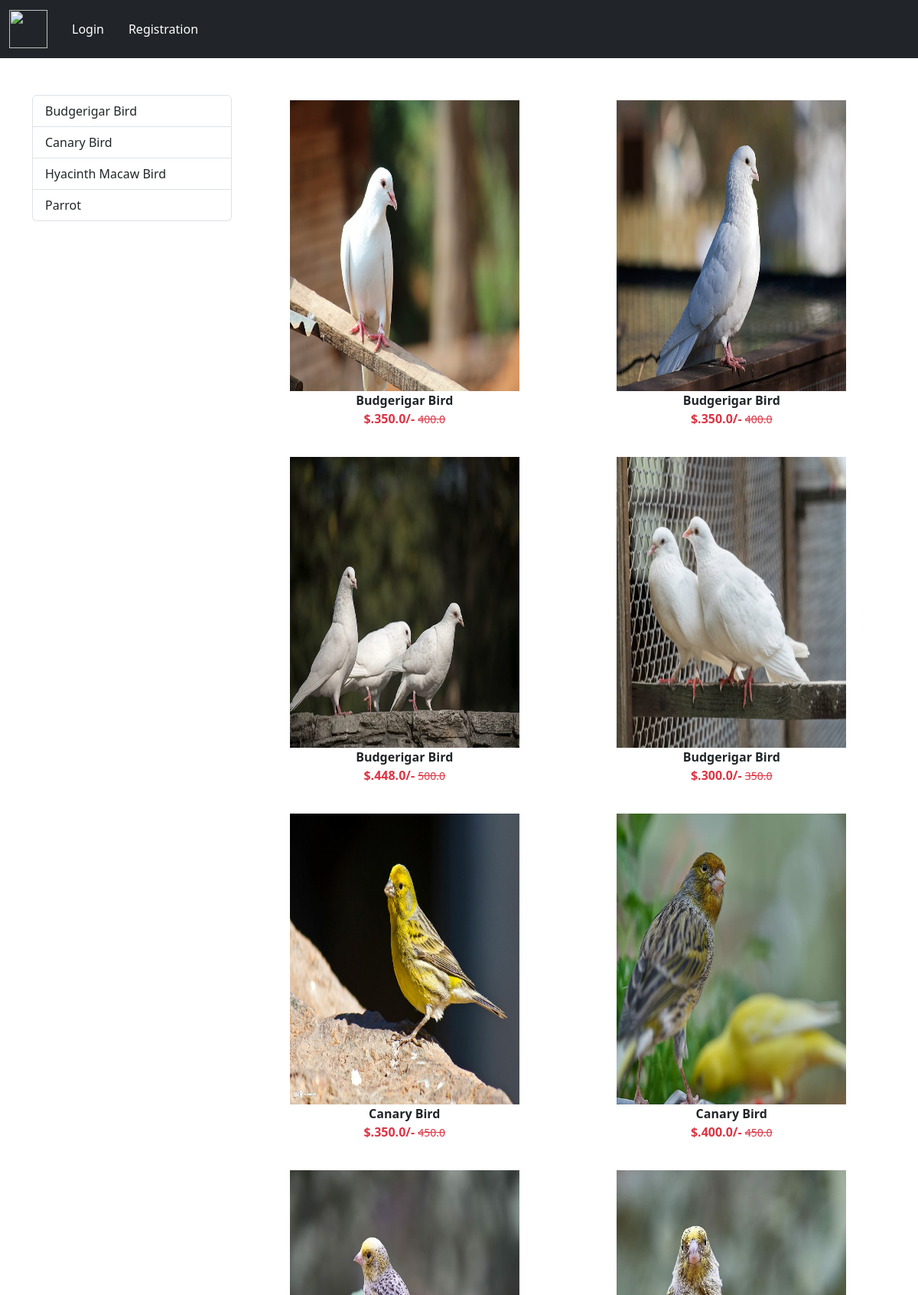
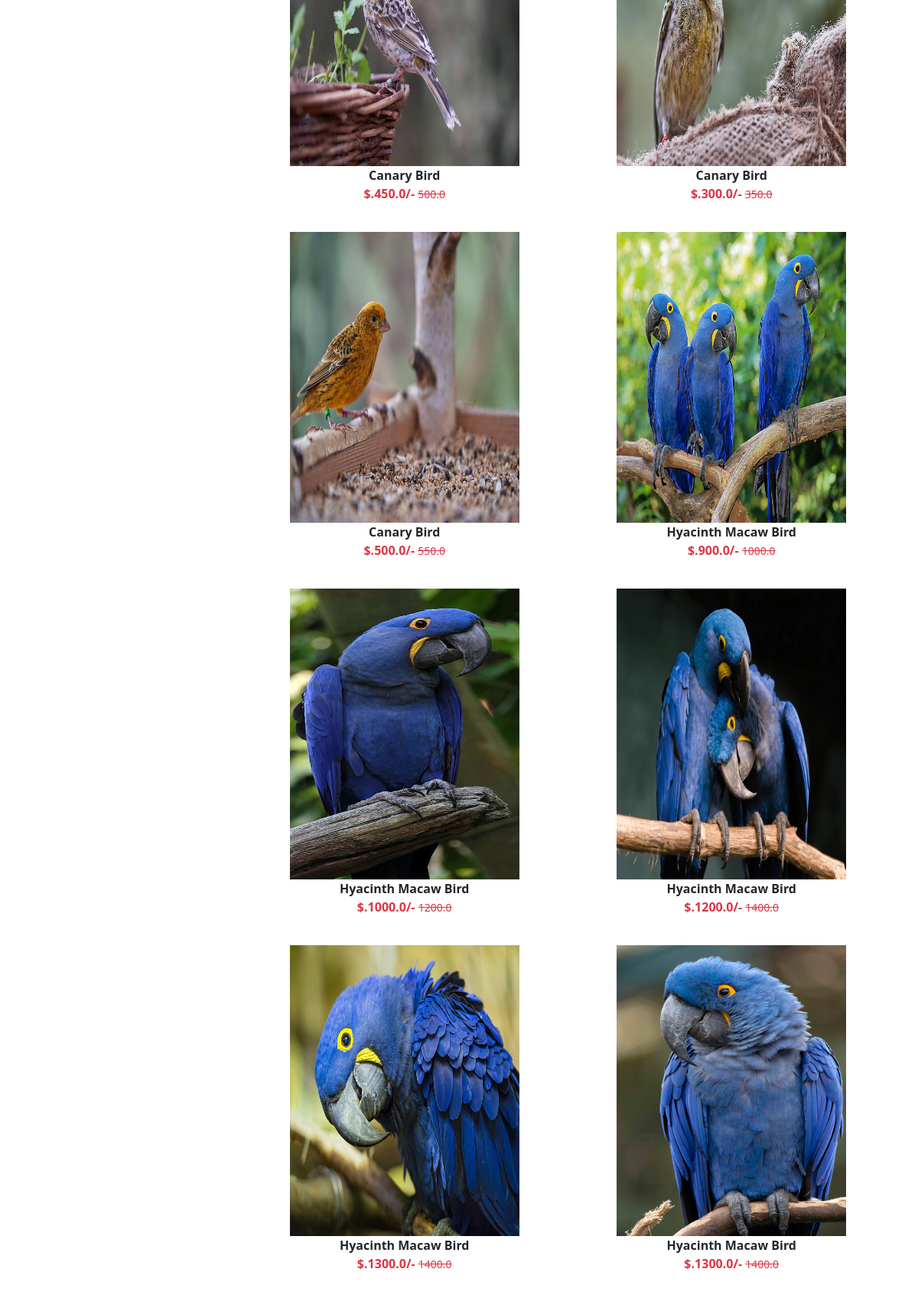
Screenshot of /category/BD (upper part) with the database file from the repository (2 pictures, top to bottom).
### app/models.py (models this page shows, shortened)
class product(models.Model):
    title = models.CharField(max_length=100)
    selling_price = models.FloatField()
    discounted_price = models.FloatField()
    description = models.TextField()
    height = models.CharField(max_length = 100)
    weight = models.CharField(max_length = 100)
    breadName = models.CharField(max_length=100)
    category= models.CharField(choices=CATEGORY_CHOICES, max_length= 2)
    product_image = models.ImageField(upload_to='product')

### app/views.py (the view)
# urls.py: path("category/<slug:val>" , views.CategoryView.as_view() , name = "category"),
class CategoryView(View):
    def get(self, request , val):
        Product = product.objects.filter(category=val)
        title = product.objects.filter(category=val).values('title').distinct()
        return render(request , "app/category.html", locals())

### app/templates/app/category.html (shortened to what this page needs)
{% extends "app/base.html" %}
{% load static %}
{% block main-content %}
<div class="container my-5">
  <div class="row">
    <div class="col-sm-3">
        <div class="list-group">
            {% for val in title %}
                <a href="{% url 'category-title' val.title %}" class="list-group-item list-group-item-action"
                arial-current="true">{{val.title}}</a>
            {% endfor %}
        </div>
    </div>
    <div class="col-sm-9">
        <div class="row">
            {% for prod in Product %}
                <div class="col text-center mb-4">
                    <a href="{% url 'product-detail' prod.id %}" class="btn">
                        <div>
                            <img src="{{prod.product_image.url}}" width="300px" height="380px"/>
                            <div class="fw-bold">{{prod.title}}</div>
                            <div class="fw-bold text-danger">
                                $.{{prod.discounted_price}}/-
                                <small class="fw-light text-decoration-line-through">{{prod.selling_price}}</small>
                            </div>
                        </div>
                    </a>
                </div>
            {% endfor %}
        </div>
    </div>
  </div>
</div>
{% endblock main-content %}

### rows the page displays
product: product_image (picture), title "Budgerigar Bird", discounted_price "350.0", selling_price "400.0"
product: product_image (picture), title "Budgerigar Bird", discounted_price "350.0", selling_price "400.0"
product: product_image (picture), title "Budgerigar Bird", discounted_price "448.0", selling_price "500.0"
product: product_image (picture), title "Budgerigar Bird", discounted_price "300.0", selling_price "350.0"
product: product_image (picture), title "Canary Bird", discounted_price "350.0", selling_price "450.0"
product: product_image (picture), title "Canary Bird", discounted_price "400.0", selling_price "450.0"
product: product_image (picture), title "Canary Bird", discounted_price "450.0", selling_price "500.0"
product: product_image (picture), title "Canary Bird", discounted_price "300.0", selling_price "350.0"
product: product_image (picture), title "Canary Bird", discounted_price "500.0", selling_price "550.0"
product: product_image (picture), title "Hyacinth Macaw Bird", discounted_price "900.0", selling_price "1000.0"
product: product_image (picture), title "Hyacinth Macaw Bird", discounted_price "1000.0", selling_price "1200.0"
product: product_image (picture), title "Hyacinth Macaw Bird", discounted_price "1200.0", selling_price "1400.0"
product: product_image (picture), title "Hyacinth Macaw Bird", discounted_price "1300.0", selling_price "1400.0"
product: product_image (picture), title "Hyacinth Macaw Bird", discounted_price "1300.0", selling_price "1400.0"

### other values shown
{{ val.title }} "Budgerigar Bird" "Canary Bird" "Hyacinth Macaw Bird" "Parrot"
